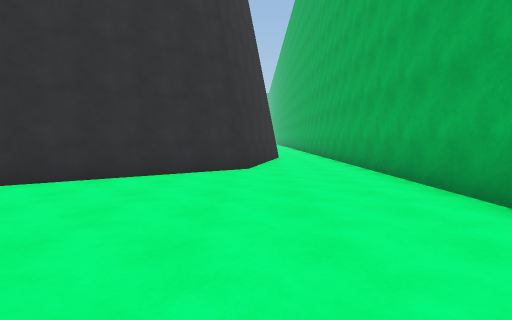
View 1 (above)

16 first-person views from a walk through a Unity game level. The camera is 1.4 m above the floor, tilts 4° down and sees 80° across. The floor is counted in squares, 2 m on a side. Each view is taken from the middle of a square. On the plan, view 1 faces up. The plan holds only what a view shows up to about 10 squares ahead; the rest is blank. The place goes on beyond the plan.

View 2
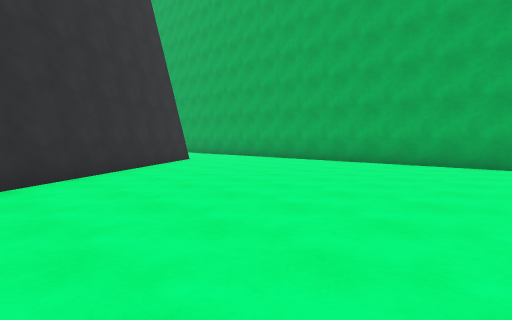

View 3
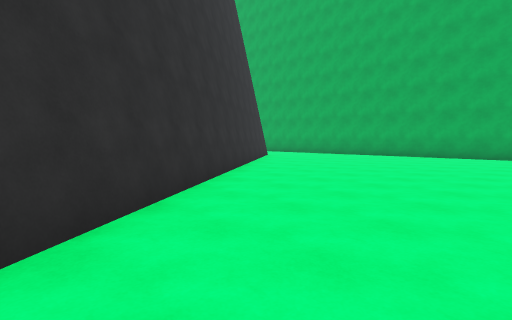

View 4
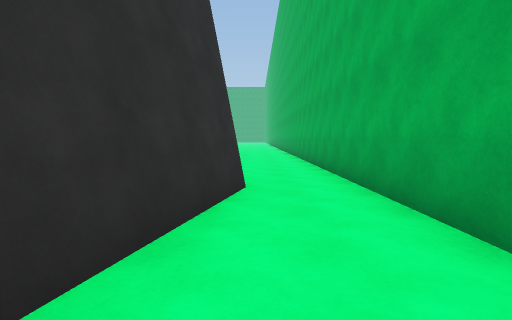

View 5
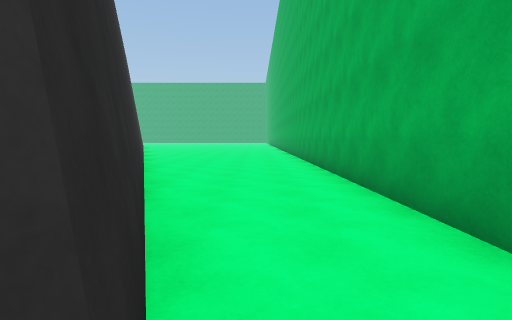

View 6
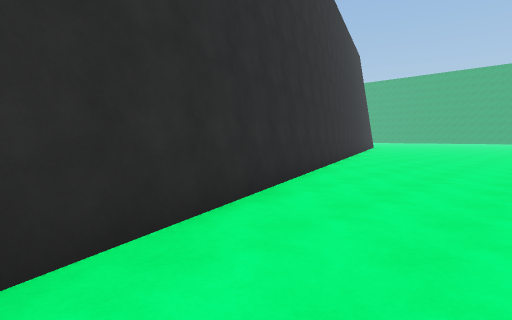

View 7
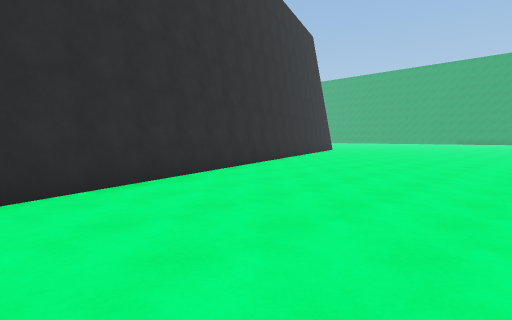

View 8
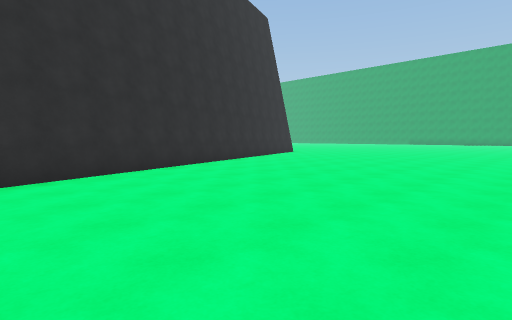

View 9
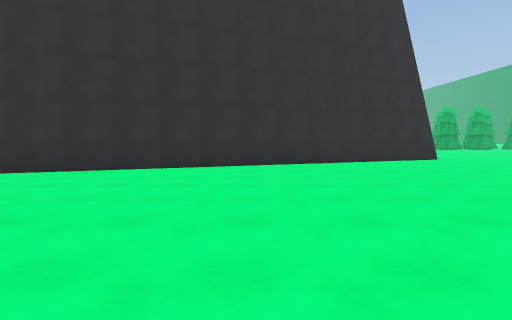

View 10
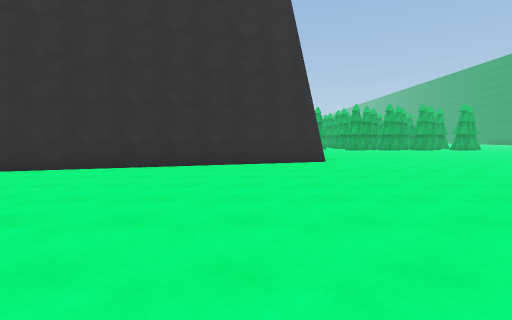

View 11
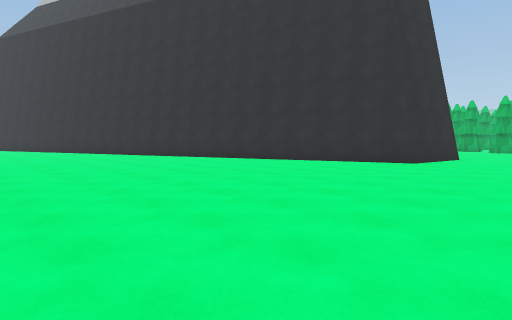

View 12
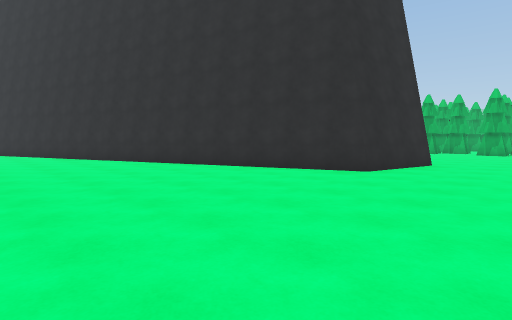

View 13
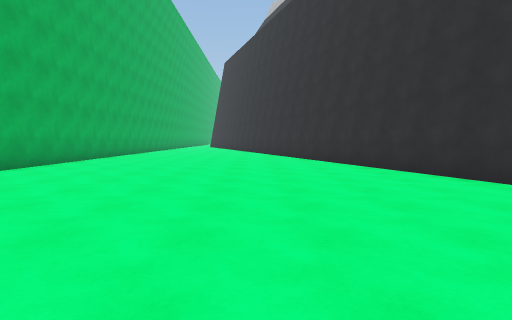

View 14
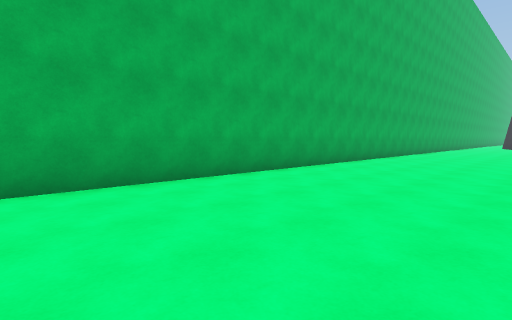

View 15
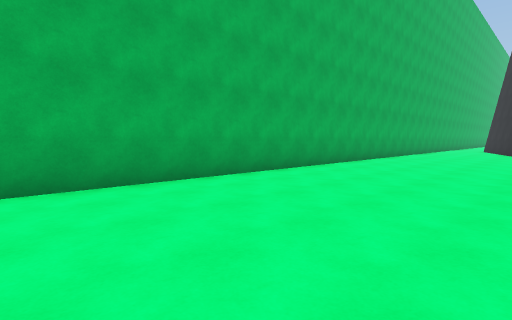

View 16
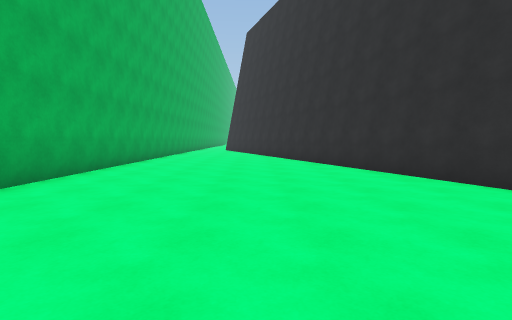

### Floor plan
Points are (right, up) in squares from view 1. A wall is a line through its corners. A room is listed if a view was taken in it or the views show most of it. See-through windows are left out.
Room 1 (views 1, 2, 3, 4)
walls: (2.6, -1.4) (2.6, 6.6); (-0.4, 7.1) (-10, 0.1)
ways out: opening at (1.5, 6.5) to room 2
Room 2 (views 5, 6, 7, 8, 9, 10, 11, 12, 13, 14, 15, 16)
walls: (-11, 36.5) (-8.3, 36) (0.8, 11.4) (-0.2, 7.5); (2.6, 6.6) (2.6, 37.6)
ways out: opening at (1.5, 6.5) to room 1; opening at (-11.7, 38)

Where each view was taken, in squares from view 1:
view 1: 0 up, 0 right, facing up
view 2: 2 down, 6 left, facing up-right
view 3: 2 down, 10 left, facing up-right
view 4: 7 up, 1 right, facing up
view 5: 11 up, 1 right, facing up
view 6: 13 up, 2 right, facing up-left
view 7: 19 up, 2 right, facing up-left
view 8: 23 up, 2 right, facing up-left
view 9: 30 up, 2 right, facing left
view 10: 34 up, 1 right, facing left
view 11: 39 up, 1 right, facing down-left
view 12: 39 up, 2 left, facing down-left
view 13: 37 up, 3 left, facing down
view 14: 38 up, 2 left, facing down-right
view 15: 31 up, 2 left, facing down-right
view 16: 30 up, 1 left, facing down
